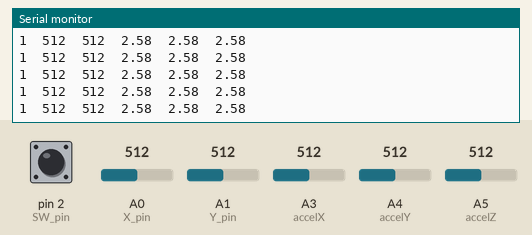
Simulated run of this sketch. Board: Arduino Uno, built with avr-gcc and run on an emulated ATmega328P. Parts: the last lines printed to the serial monitor. The inputs (shaded band) are chosen by the test bench; at power-on: A3 (accelX) = 512, pin 2 (SW_pin) HIGH, A0 (X_pin) = 512, A1 (Y_pin) = 512, A4 (accelY) = 512, A5 (accelZ) = 512.

Above: at 1.2 s.
1.3 s: A3 (accelX) set to 347
At 1.47 s:
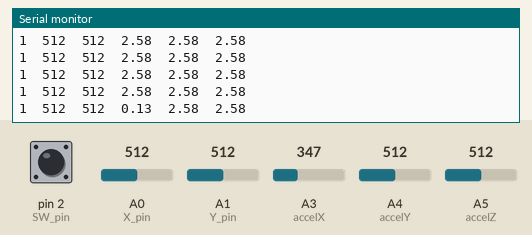
4.3 s: A3 (accelX) set to 326
At 4.35 s:
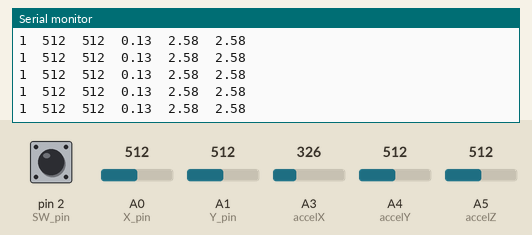
Timing chart, 0 to 7.3 s (numbered marks = the images above; inputs shaded):
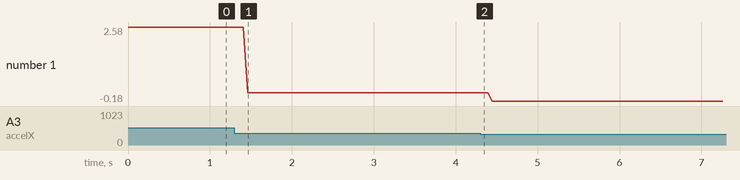

The sketch:

controller.ino
```cpp
// Arduino pin numbers
const int SW_pin = 2; // digital pin connected to switch output
const int X_pin = 0; // analog pin connected to X output
const int Y_pin = 1; // analog pin connected to Y output

const int accelX = A3;
const int accelY = A4;
const int accelZ = A5;

const float VOLT_REF = 3.3 / 5.0;
const float zero_G = 512.0;
const float scale = 102.3;

void setup() {
  pinMode(SW_pin, INPUT);
  digitalWrite(SW_pin, HIGH);

  Serial.begin(4800);
}

void loop() {
  Serial.print(digitalRead(SW_pin));
  Serial.print("\t");
  Serial.print(analogRead(X_pin));
  Serial.print("\t");
  Serial.print(analogRead(Y_pin));
  Serial.print("\t");

 // read the input on analog pin 0:
  int x = analogRead(accelX);
  int y = analogRead(accelY);
  int z = analogRead(accelZ);

  Serial.print((((float)(x / VOLT_REF)) - zero_G)/scale);
  Serial.print("\t");
  Serial.print((((float)(y / VOLT_REF)) - zero_G)/scale);
  Serial.print("\t");
  Serial.println((((float)(z / VOLT_REF)) - zero_G)/scale );
}
```

Measured:
- after the input at 1.3 s, the serial monitor: prints a new line after 0.16 s (image 1)
- plotted number 1: 2.58 → 0.13 after the input at 1.3 s, 0.13 → -0.18 after the input at 4.3 s
